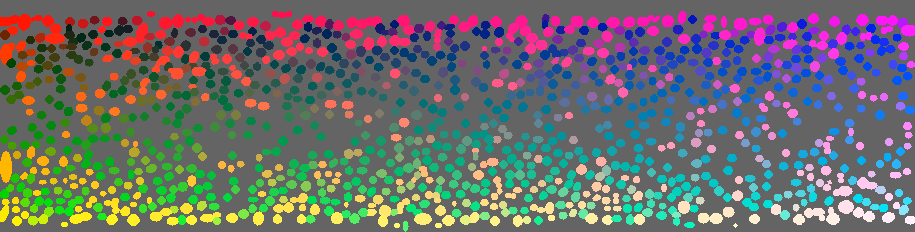
#> input picture Data Processed/AI/TapeB.png, 915 x 232 px, found by its file name
$ python Comparator.py
#> lines starting #> are read from the running program, lines starting #| are printed output that depends on the picture; after the words box and inside, x2 and y2 are one past the last pixel; in counts of white or black regions, pixels touching at a corner belong together
import cv2 as cv
import imutils
#import numpy as np
# from matplotlib import pyplot as plt
# from matplotlib import image as mpimg
import os
import statistics as stat
from scipy import ndimage
from skimage.feature import peak_local_max
from skimage.segmentation import watershed
import sys

# CONSTANTS
#parameters
input_file = "TapeB.png"
input_algo = ["Watershed","Annotated"]

# Display
Show_In = True
Show_Out = False

# IMAGE PROCESSING
# Open image
path_script = os.path.dirname(__file__)
path1 = os.path.join(path_script, input_algo[0], input_file)
img_1 = cv.imread(path1)
#> img_1 is the input picture: shape (232, 915, 3); mean B, G, R 108.2, 110, 106.7
cv.imshow('INPUT ONE', img_1)

path2 = os.path.join(path_script, input_algo[1], input_file)
img_2 = cv.imread(path2)
cv.imshow('INPUT TWO', img_2)

print("\n\n -----")
print("path 1: ",path1)
print("path 2: ",path2)
im_h, im_w, _ = img_1.shape
#> im_h = 232; im_w = 915
print("image size: ", im_w, "x", im_h, "[pix]")
#| image size:  915 x 232 [pix]

if Show_In:
    cv.imshow('INPUT ONE', img_1)
    cv.imshow('INPUT TWO', img_2)

# COMPARISON

#find contours
gray = cv.cvtColor(img_1, cv.COLOR_BGR2GRAY)
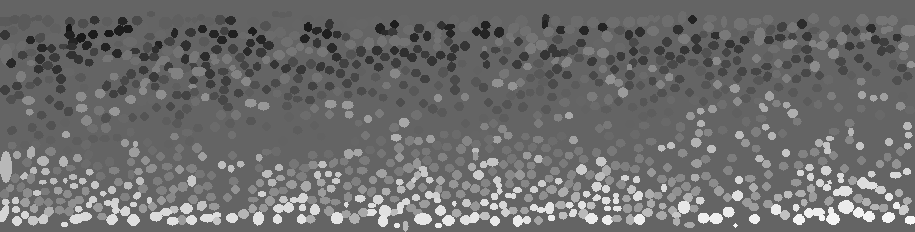
#> gray: shape (232, 915); min 20, max 247, mean 108.8
thresh = cv.threshold(gray, 0, 255, cv.THRESH_BINARY)[1]
#> thresh: shape (232, 915); every value is 255
cnts = cv.findContours(thresh.copy(), cv.RETR_EXTERNAL,
	cv.CHAIN_APPROX_SIMPLE)
#> cnts = 1 contour; box (x1, y1, x2, y2) and area: (0, 0, 915, 232) 211134
cv.imshow("CHECK", thresh)
cnts = imutils.grab_contours(cnts)
#> cnts = [[[0, 0], [0, 231], [914, 231], [914, 0]]]

for c in cnts:
	# compute the center of the contour
	M = cv.moments(c)
	cX = int(M["m10"] / M["m00"])
	cY = int(M["m01"] / M["m00"])
	# draw the contour and center of the shape on the image
	cv.drawContours(img_1, [c], -1, (0, 255, 0), 2)
	cv.circle(img_1, (cX, cY), 7, (255, 255, 255), -1)
	# show the image
	cv.imshow("Image", img_1)
#> this loop made 1 pass
#> (c, cX, cY) on pass 1: ([[0, 0], [0, 231], [914, 231], [914, 0]], 457, 115)
#> pass 1, `cv.imshow("Image", img_1)`:
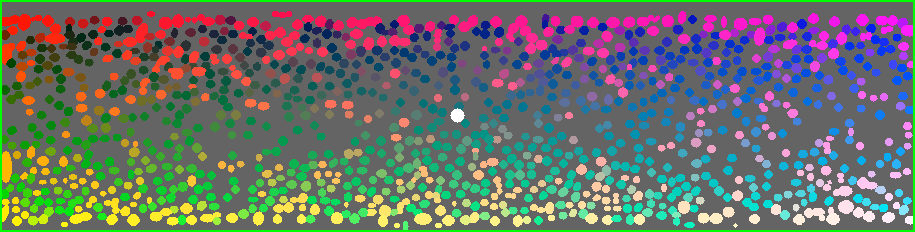
#> window 'Image': shape (232, 915, 3); mean B, G, R 106.2, 113.4, 104.6

#find centers of mass

#circle fitting

#check for 1/2 radius

#classify

# STATISCTICS:

print("\n\n -----")
#np.set_printoptions(threshold=sys.maxsize)
print("\n\n -----")
print('SHAPES')
print("[INFO] median            :", round(1, 3))
print("[INFO] mean              :", round(2, 3))
print("[INFO] standard deviation:", round(3, 3))

#cv.imshow("Output", XXX)
cv.waitKey(0)
